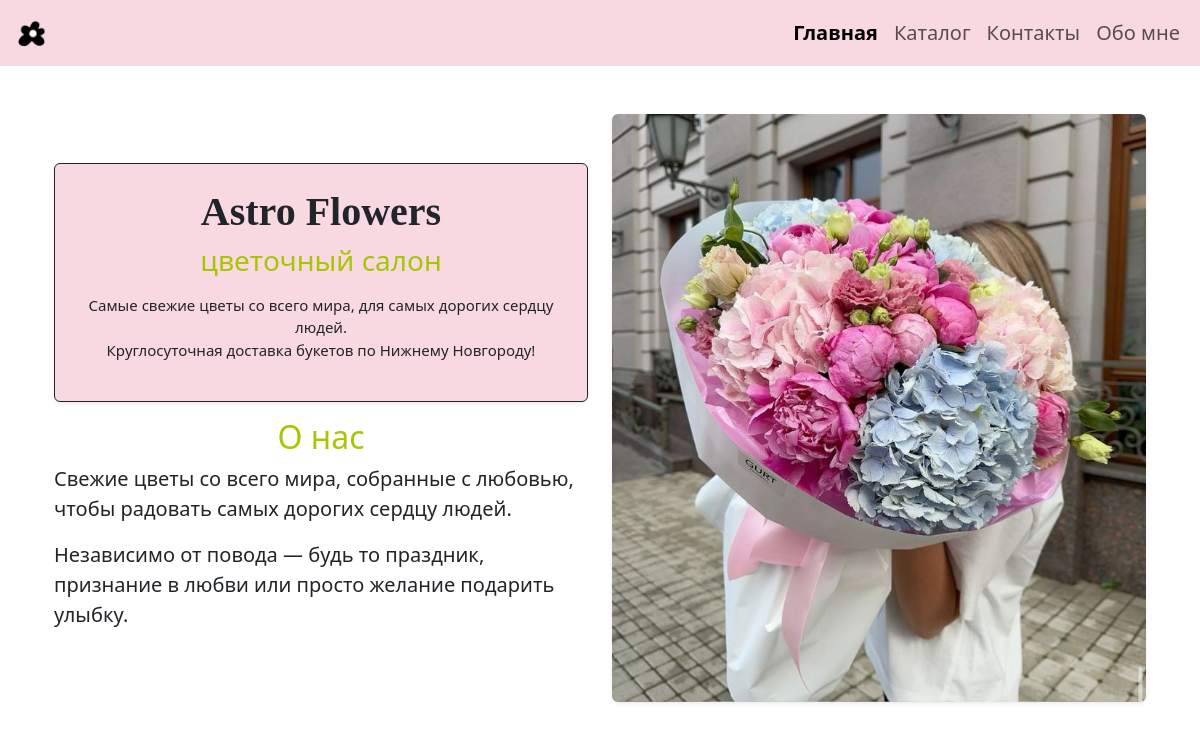
The page /myApp/home/ on the database its author committed.
### myApp/models.py (models this page shows, shortened)
class FlowerShop(models.Model):
    name = models.CharField(max_length=100)
    tagline = models.CharField(max_length=200)
    description = models.TextField()
    delivery_info = models.CharField(max_length=200)
    main_image = models.ImageField(upload_to='shop_images/', null=True, blank=True)

class AboutSection(models.Model):
    title = models.CharField(max_length=100)
    content = models.TextField()
    shop = models.ForeignKey(FlowerShop, on_delete=models.CASCADE, related_name='about_sections')

### myApp/views.py (the view)
# urls.py: 2. Add a URL to urlpatterns:  path('', views.home, name='home')
def home(request):
    shop = FlowerShop.objects.first()
    return render(request, 'home.html', {'shop': shop})

### myApp/templates/home.html
{% extends 'base.html' %}
{% load static %}
{% block content %}
<div class="container mt-3">
    <div class="row align-items-center">
        <div class="col-md-6">
            <div class="p-4 border border-dark rounded shadow-sm" style="background-color: #f8d9e1; margin-top: -67px;">
                <h1 class="fw-bold text-center" style="font-family: 'Georgia', serif;">{{ shop.name }}</h1>
                <h3 class="text-center" style="color: #a4c700;">{{ shop.tagline }}</h3>
                <p class="mt-3 text-center lead" style="font-size: 15px;">
                    {{ shop.description }} <br>
                    {{ shop.delivery_info }}
                </p>
            </div>
            <div class="mt-3">
                {% for section in shop.about_sections.all %}
                    {% if forloop.first %}
                        <h2 class="text-center" style="color: #a4c700;">{{ section.title }}</h2>
                    {% endif %}
                    <p class="lead">{{ section.content }}</p>
                {% endfor %}
            </div>
        </div>
       <div class="col-md-6" style="margin-top: -40px; margin-bottom: 20px;">
            {% if shop.main_image %}
                <img src="{{ shop.main_image.url }}" alt="Букет" class="img-fluid rounded shadow-sm">
            {% endif %}
        </div>
    </div>
</div>
{% endblock %}

### rows shown on the page
FlowerShop: name "Astro Flowers", tagline "цветочный салон", description "Самые свежие цветы со всего мира, для самых дорогих сердцу людей.", delivery_info "Круглосуточная доставка букетов по Нижнему Новгороду!", main_image (picture)
AboutSection: title "О нас", content "Свежие цветы со всего мира, собранные с любовью, чтобы радовать самых дорогих сердцу людей."
AboutSection: content "Независимо от повода — будь то праздник, признание в любви или просто желание подарить улыбку."
